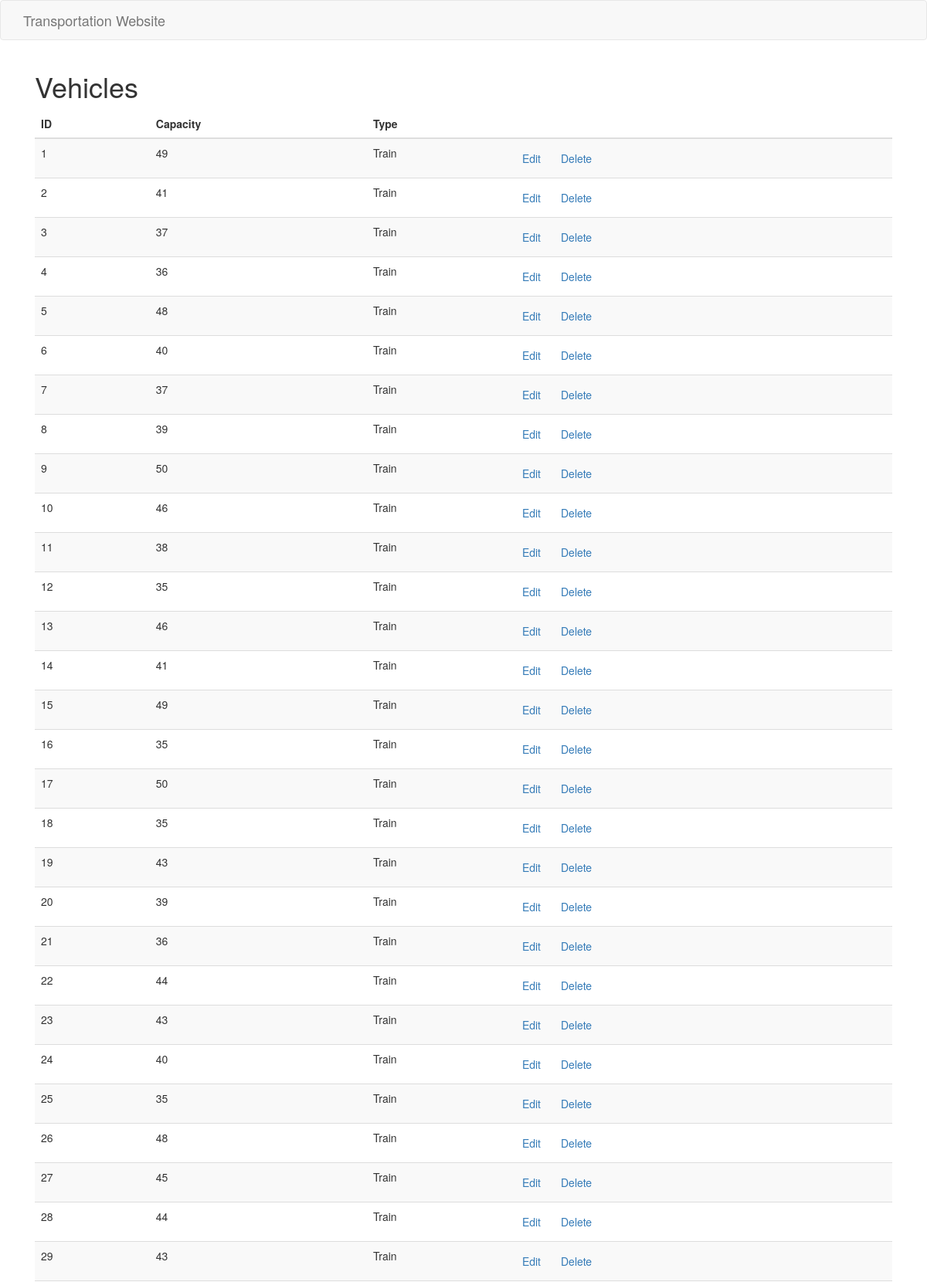
/site/vehicles/index.php (upper part), run on the app's committed database.
### tables this page shows
CREATE TABLE vehicle (
   id        INTEGER  NOT NULL  AUTO_INCREMENT
  ,capacity  INTEGER  NOT NULL
  ,type      INTEGER  NOT NULL
  ,CONSTRAINT PRIMARY KEY (id)
  ,CONSTRAINT FOREIGN KEY (type) REFERENCES vehicle_type (id) ON DELETE CASCADE
);

CREATE TABLE vehicle_type (
   id           INTEGER       NOT NULL  AUTO_INCREMENT
  ,description  VARCHAR(255)  NOT NULL
  ,CONSTRAINT PRIMARY KEY (id)
);

### site/vehicles/index.php (the view, shortened to what this page needs)
<?php
  $pdo = new PDO("mysql:host=$host;dbname=$dbname", $user, $password);
?>
<!DOCTYPE html>
<html lang="en">
  <head>
    <link rel="stylesheet" href="../vendor/bootstrap/css/bootstrap.css">
  </head>
  <body>
    <nav class="navbar navbar-default">
      <div class="container">
        <div class="navbar-header">
          <a class="navbar-brand" href="index.php">Transportation Website</a>
        </div>
      </div>
    </nav>
    <div class="container">
      <div class="col-sm-12">
        <h1>Vehicles</h1>
        <table class="table table-striped">
          <thead>
            <tr>
              <th>ID</th>
              <th>Capacity</th>
              <th>Type</th>
              <th></th>
            </tr>
          </thead>
          <tbody>
            <?php
              $sql = "select v.id, v.capacity, v.type, t.description from vehicle v, vehicle_type t where v.type = t.id order by v.id";
              $stmt = $pdo->query($sql);
              while($row = $stmt->fetch()) {
                echo("<tr data-id='" . $row["id"] . "'><td>" . $row["id"] . "</td><td>" . $row["capacity"]  . "</td><td>" . $row["description"] . "</td><td>");
                echo("<a class='btn btn-link' href='edit.php?id=" . $row["id"] . "'>Edit</a>");
                echo("<a class='btn btn-link' href='delete.php?id=" . $row["id"] . "'>Delete</a>");
                echo("</td></tr>\n");
              }
            ?>
          </tbody>
        </table>
      </div>
    </div>
  </body>
</html>

### data on the page
vehicle: id "1", capacity "49", type.description "Train"
vehicle: id "2", capacity "41", type.description "Train"
vehicle: id "3", capacity "37", type.description "Train"
vehicle: id "4", capacity "36", type.description "Train"
vehicle: id "5", capacity "48", type.description "Train"
vehicle: id "6", capacity "40", type.description "Train"
vehicle: id "7", capacity "37", type.description "Train"
vehicle: id "8", capacity "39", type.description "Train"
vehicle: id "9", capacity "50", type.description "Train"
vehicle: id "10", capacity "46", type.description "Train"
vehicle: id "11", capacity "38", type.description "Train"
vehicle: id "12", capacity "35", type.description "Train"
vehicle: id "13", capacity "46", type.description "Train"
vehicle: id "14", capacity "41", type.description "Train"
vehicle: id "15", capacity "49", type.description "Train"
vehicle: id "16", capacity "35", type.description "Train"
vehicle: id "17", capacity "50", type.description "Train"
vehicle: id "18", capacity "35", type.description "Train"
vehicle: id "19", capacity "43", type.description "Train"
vehicle: id "20", capacity "39", type.description "Train"
vehicle: id "21", capacity "36", type.description "Train"
vehicle: id "22", capacity "44", type.description "Train"
vehicle: id "23", capacity "43", type.description "Train"
vehicle: id "24", capacity "40", type.description "Train"
vehicle: id "25", capacity "35", type.description "Train"
vehicle: id "26", capacity "48", type.description "Train"
vehicle: id "27", capacity "45", type.description "Train"
vehicle: id "28", capacity "44", type.description "Train"
vehicle: id "29", capacity "43", type.description "Train"
